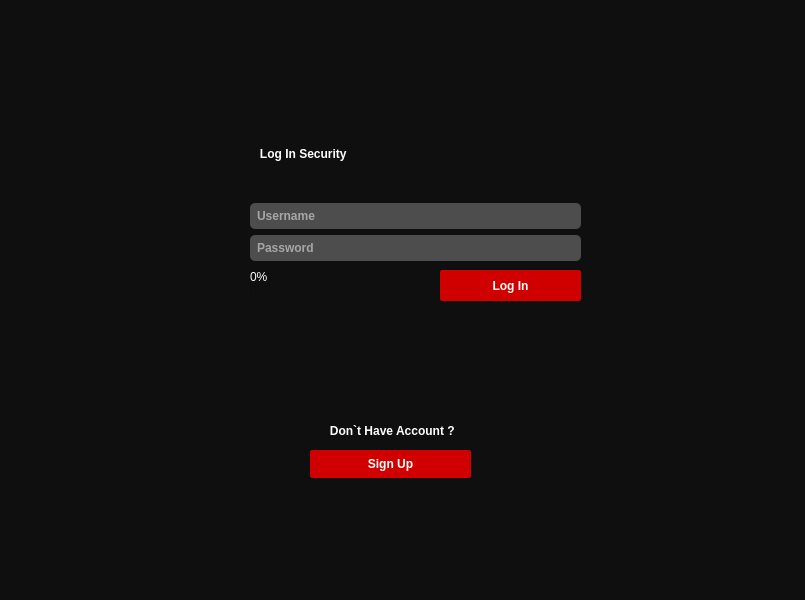
<?xml version="1.0" encoding="UTF-8"?>
<ui version="4.0">
 <class>MainWindow</class>
 <widget class="QMainWindow" name="MainWindow">
  <property name="enabled">
   <bool>true</bool>
  </property>
  <property name="geometry">
   <rect>
    <x>0</x>
    <y>0</y>
    <width>805</width>
    <height>600</height>
   </rect>
  </property>
  <property name="sizePolicy">
   <sizepolicy hsizetype="Preferred" vsizetype="Preferred">
    <horstretch>0</horstretch>
    <verstretch>0</verstretch>
   </sizepolicy>
  </property>
  <property name="minimumSize">
   <size>
    <width>805</width>
    <height>600</height>
   </size>
  </property>
  <property name="maximumSize">
   <size>
    <width>805</width>
    <height>600</height>
   </size>
  </property>
  <property name="baseSize">
   <size>
    <width>500</width>
    <height>500</height>
   </size>
  </property>
  <property name="font">
   <font>
    <family>Palace Script MT</family>
    <strikeout>false</strikeout>
    <kerning>true</kerning>
   </font>
  </property>
  <property name="cursor">
   <cursorShape>PointingHandCursor</cursorShape>
  </property>
  <property name="mouseTracking">
   <bool>false</bool>
  </property>
  <property name="windowTitle">
   <string>MainWindow</string>
  </property>
  <property name="styleSheet">
   <string notr="true">/*Copyright (c) DevSec Studio. All rights reserved.

MIT License

Permission is hereby granted, free of charge, to any person obtaining a copy
of this software and associated documentation files (the &quot;Software&quot;), to deal
in the Software without restriction, including without limitation the rights
to use, copy, modify, merge, publish, distribute, sublicense, and/or sell
copies of the Software, and to permit persons to whom the Software is
furnished to do so, subject to the following conditions:

The above copyright notice and this permission notice shall be included in all
copies or substantial portions of the Software.

THE SOFTWARE IS PROVIDED *AS IS*, WITHOUT WARRANTY OF ANY KIND, EXPRESS OR
IMPLIED, INCLUDING BUT NOT LIMITED TO THE WARRANTIES OF MERCHANTABILITY,
FITNESS FOR A PARTICULAR PURPOSE AND NONINFRINGEMENT. IN NO EVENT SHALL THE
AUTHORS OR COPYRIGHT HOLDERS BE LIABLE FOR ANY CLAIM, DAMAGES OR OTHER
LIABILITY, WHETHER IN AN ACTION OF CONTRACT, TORT OR OTHERWISE, ARISING FROM,
OUT OF OR IN CONNECTION WITH THE SOFTWARE OR THE USE OR OTHER DEALINGS IN THE SOFTWARE.
*/

/*-----QWidget-----*/
QWidget
{
	background-color: #0f0f0f;
	color: #fff;
	border-color: #000000;

}


/*-----QLabel-----*/
QLabel
{
	background-color: transparent;
	color: #fff;
	font-weight: bold;
	border-color: #000000;

}


/*-----QPushButton-----*/
QPushButton
{
	background-color: #d10000;
	color: #fff;
	font-weight: bold;
	border: 1px solid #d10000;  
	border-radius: 2px;
	padding: 5px;

}


QPushButton::hover
{
	background-color: #ad0000;
	color: #fff;

}


QPushButton::pressed
{
	background-color: #e00000;
	color: #fff;

}


/*-----QToolButton-----*/
QToolButton
{
	background-color: transparent;
	color: #000000;
	border-style: solid;
	border-color: #000000;

}


QToolButton::hover
{
	background-color: #d10000;
	color: #000000;
	border-radius: 15px;
	border-color: #d10000;

}


QToolButton::pressed
{
	background-color: #d10000;
	color: #000000;
	border-style: solid;
	border-width: 0px;

}


/*-----QLineEdit-----*/
QLineEdit{
	background-color: #4d4d4d;
	color: #fff;
	font-weight: bold;
	border-style: solid;
	border-radius: 5px;
	padding: 5px;

}


/*-----QCheckBox-----*/
QCheckBox
{
	background-color: transparent;
	color: #b9b9bb;
	font-weight: bold;

}


QCheckBox::indicator
{
    color: #b1b1b1;
    background-color: #00111d;
    border: 1px solid #d10000;
    width: 12px;
    height: 12px;

}


QCheckBox::indicator:checked
{
    image:url(&quot;./ressources/check.png&quot;); /*To replace*/
	background-color: #d10000;
    border: 1px solid #d10000;

}


QCheckBox::indicator:unchecked:hover
{
    border: 1px solid #ff0000;

}


QCheckBox::disabled
{
	color: #656565;

}


QCheckBox::indicator:disabled
{
	background-color: #656565;
	color: #656565;
    border: 1px solid #656565;

}
</string>
  </property>
  <widget class="QWidget" name="centralwidget">
   <widget class="QPushButton" name="pushButton">
    <property name="geometry">
     <rect>
      <x>310</x>
      <y>450</y>
      <width>161</width>
      <height>28</height>
     </rect>
    </property>
    <property name="text">
     <string>Sign Up</string>
    </property>
   </widget>
   <widget class="QLabel" name="label">
    <property name="geometry">
     <rect>
      <x>250</x>
      <y>410</y>
      <width>279</width>
      <height>41</height>
     </rect>
    </property>
    <property name="layoutDirection">
     <enum>Qt::RightToLeft</enum>
    </property>
    <property name="text">
     <string>                        Don`t Have Account ?</string>
    </property>
   </widget>
   <widget class="QPushButton" name="pushButton_2">
    <property name="geometry">
     <rect>
      <x>440</x>
      <y>270</y>
      <width>141</width>
      <height>31</height>
     </rect>
    </property>
    <property name="text">
     <string>Log In</string>
    </property>
   </widget>
   <widget class="QWidget" name="verticalLayoutWidget">
    <property name="geometry">
     <rect>
      <x>250</x>
      <y>110</y>
      <width>331</width>
      <height>151</height>
     </rect>
    </property>
    <layout class="QVBoxLayout" name="verticalLayout">
     <item>
      <widget class="QLabel" name="label_2">
       <property name="styleSheet">
        <string notr="true">font: 800 9pt &quot;Rockwell Extra Bold&quot;;
font: 700 24pt &quot;Segoe UI&quot;;</string>
       </property>
       <property name="text">
        <string>   Log In Security</string>
       </property>
      </widget>
     </item>
     <item>
      <widget class="QLineEdit" name="lineEdit">
       <property name="inputMask">
        <string notr="true"/>
       </property>
       <property name="text">
        <string/>
       </property>
       <property name="placeholderText">
        <string>Username</string>
       </property>
      </widget>
     </item>
     <item>
      <widget class="QLineEdit" name="lineEdit_2">
       <property name="inputMask">
        <string/>
       </property>
       <property name="text">
        <string/>
       </property>
       <property name="frame">
        <bool>true</bool>
       </property>
       <property name="echoMode">
        <enum>QLineEdit::Password</enum>
       </property>
       <property name="placeholderText">
        <string>Password</string>
       </property>
      </widget>
     </item>
    </layout>
   </widget>
   <widget class="QProgressBar" name="progressBar">
    <property name="geometry">
     <rect>
      <x>250</x>
      <y>270</y>
      <width>171</width>
      <height>31</height>
     </rect>
    </property>
    <property name="value">
     <number>0</number>
    </property>
   </widget>
  </widget>
  <widget class="QStatusBar" name="statusbar"/>
 </widget>
 <resources/>
 <connections/>
</ui>
